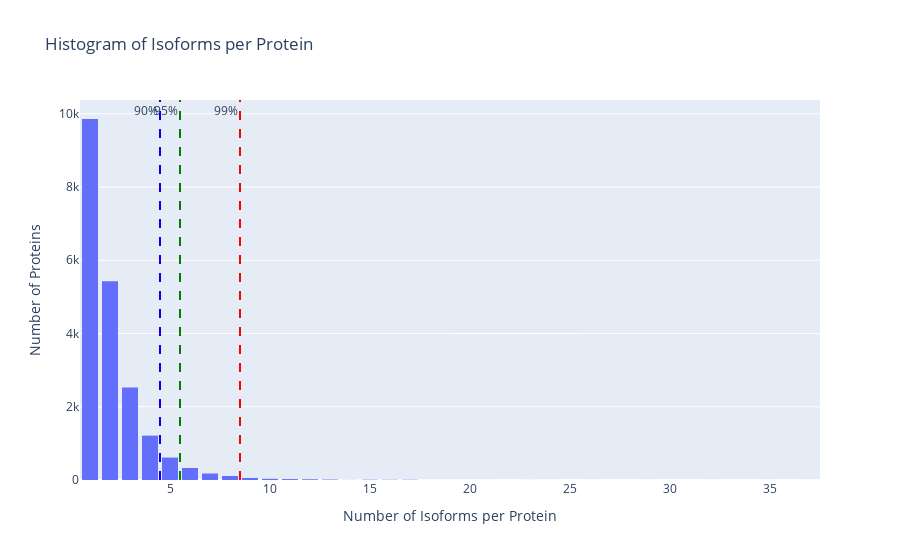

Write notebook code for a chart like this one.
### Code cell
def count_sequences_in_file(fasta_file):
    sequence_count = 0
    with open(fasta_file, 'r') as f:
        for line in f:
            if line.startswith('>'): 
                sequence_count += 1
    #if sequence_count > 15:
    #    print(f"{fasta_file} has {sequence_count} sequences.")
    return sequence_count

def create_histogram_data(fasta_dir):
    sequence_counts = []

    for fasta_file in os.listdir(fasta_dir):
        file_path = os.path.join(fasta_dir, fasta_file)
        count = count_sequences_in_file(file_path)
        sequence_counts.append(count)

    return sequence_counts

def plot_histogram():
    fasta_dir = '/home/talnawa/Desktop/protein_sequencing/data/uniprot_analysis/output-id'
    sequence_counts = create_histogram_data(fasta_dir)
    
    fig = go.Figure(data=[go.Histogram(x=sequence_counts, nbinsx=max(sequence_counts))])
    perc_90 = np.percentile(sequence_counts, 90)
    perc_95 = np.percentile(sequence_counts, 95)
    perc_99 = np.percentile(sequence_counts, 99)

    fig.add_vline(x=perc_90+0.5, line=dict(color='blue', dash='dash'), annotation_text='90%', annotation_position='top left')
    fig.add_vline(x=perc_95+0.5, line=dict(color='green', dash='dash'), annotation_text='95%', annotation_position='top left')
    fig.add_vline(x=perc_99+0.5, line=dict(color='red', dash='dash'), annotation_text='99%', annotation_position='top left')


    fig.update_layout(
        title="Histogram of Isoforms per Protein",
        xaxis_title="Number of Isoforms per Protein",
        yaxis_title="Number of Proteins",
        bargap=0.2
    )
    fig.show()

plot_histogram()

### Figure 1 — Plotly figure (JSON) as saved in the notebook; plotly's stock layout.template omitted (floating-point values rounded to 4 significant figures; data arrays with more than 128 entries replaced by an {"elided": "..."} marker saying what was removed)
{"data": [{"nbinsx": 37, "type": "histogram", "x": {"elided": "20435 int values"}}], "layout": {"annotations": [{"showarrow": false, "text": "90%", "x": 4.5, "xanchor": "right", "xref": "x", "y": 1, "yanchor": "top", "yref": "y domain"}, {"showarrow": false, "text": "95%", "x": 5.5, "xanchor": "right", "xref": "x", "y": 1, "yanchor": "top", "yref": "y domain"}, {"showarrow": false, "text": "99%", "x": 8.5, "xanchor": "right", "xref": "x", "y": 1, "yanchor": "top", "yref": "y domain"}], "bargap": 0.2, "shapes": [{"line": {"color": "blue", "dash": "dash"}, "type": "line", "x0": 4.5, "x1": 4.5, "xref": "x", "y0": 0, "y1": 1, "yref": "y domain"}, {"line": {"color": "green", "dash": "dash"}, "type": "line", "x0": 5.5, "x1": 5.5, "xref": "x", "y0": 0, "y1": 1, "yref": "y domain"}, {"line": {"color": "red", "dash": "dash"}, "type": "line", "x0": 8.5, "x1": 8.5, "xref": "x", "y0": 0, "y1": 1, "yref": "y domain"}], "title": {"text": "Histogram of Isoforms per Protein"}, "xaxis": {"title": {"text": "Number of Isoforms per Protein"}}, "yaxis": {"title": {"text": "Number of Proteins"}}}}
